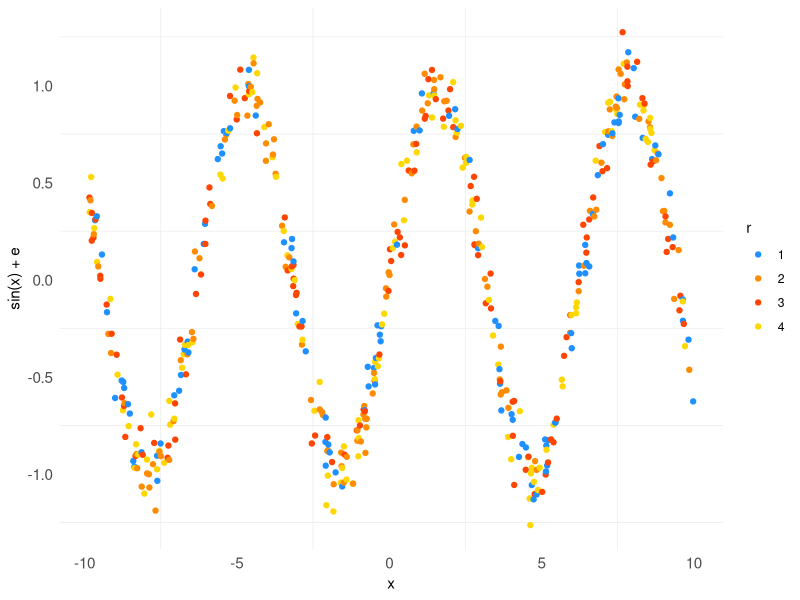

Write the R code that produced this figure.
# Short R script to check that R graphics are working, and to
# demonstrate the ggplot2 package for quickly creating sophisticated
# plots.

# Load the ggplot2 package.
library(ggplot2)

# Generate the data points.
n <- 500
x <- sort(20*runif(n) - 10)
y <- sin(x) + rnorm(n)/10
r <- factor(sample(1:4,n,replace = TRUE))

# Generate the plot using ggplot.
print(ggplot(data.frame(x,y,r),aes(x = x,y = y,col = r)) + 
      geom_point(cex = 1.5) +
      scale_color_manual(values = c("dodgerblue","darkorange",
                                    "orangered","gold")) +
      theme_minimal() +
      labs(x = "x",y = "sin(x) + e") +
      theme(panel.grid.major = element_blank(),
            axis.text        = element_text(size = 11)))
